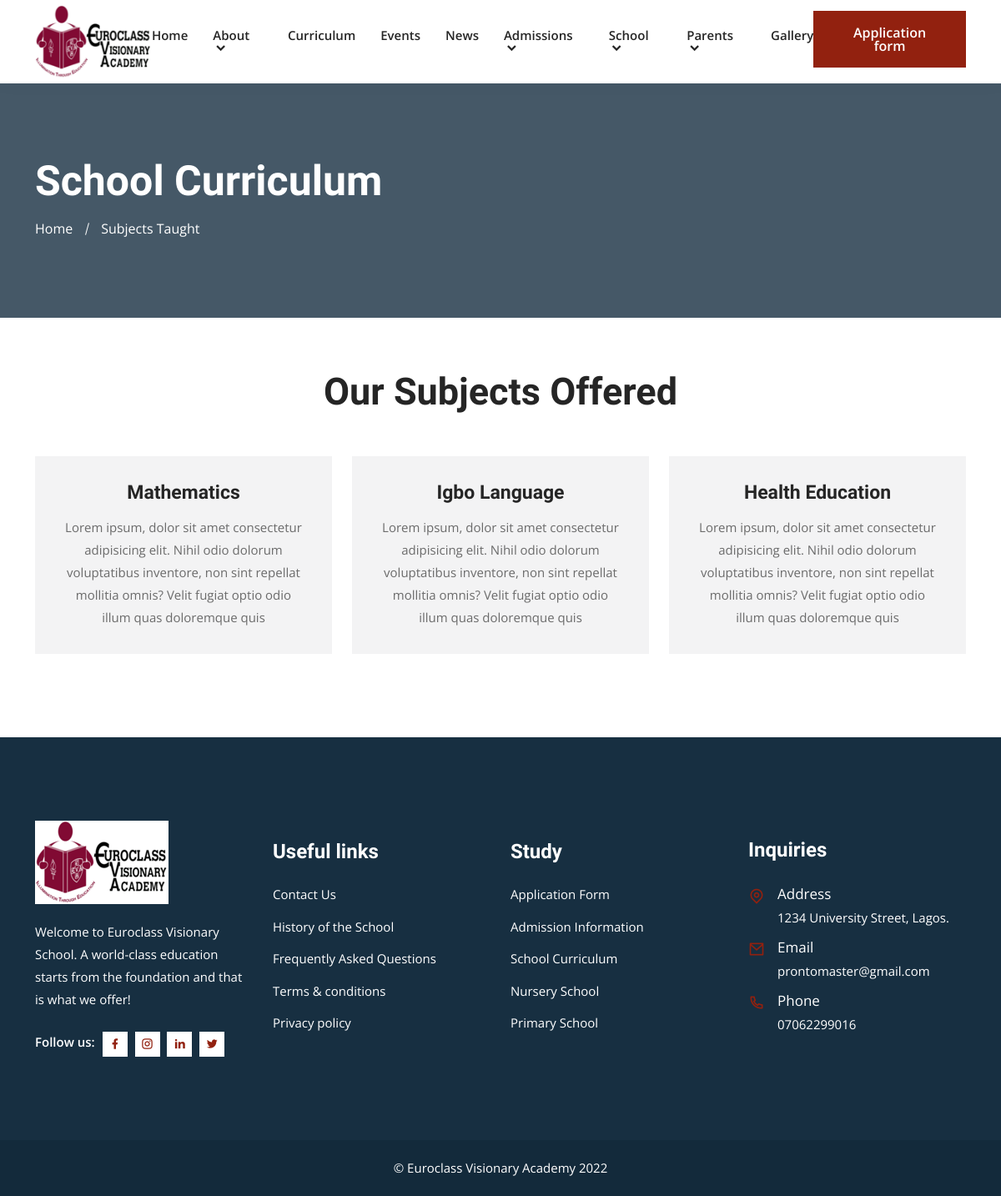
The app's page /curriculum/ with its own data.
### core/models.py (models this page shows, shortened)
class SchoolContactInfo(models.Model):
    short_information = models.CharField(max_length=150)
    address = models.CharField(max_length=200)
    email = models.EmailField()
    phone_number = models.CharField(max_length=15)
    logo = models.ImageField(upload_to='logo')
    facebook_url = models.URLField(blank=True)
    instagram_url = models.URLField(blank=True)
    twitter_url = models.URLField(blank=True)
    linkedin_url = models.URLField(blank=True)
    class Meta:
        verbose_name = 'School Contact Information'
        verbose_name_plural = 'School Contact Information'

class Subject(models.Model):
    name = models.CharField(max_length=50)
    description = models.TextField(max_length=1000)
    created = models.DateTimeField(auto_now_add=True)

### core/views.py (the view)
# urls.py: path('curriculum/', views.curriculum, name='curriculum'),
def curriculum(request):
    subjects = Subject.objects.all()
    return render(request, 'curriculum.html', {'subjects': subjects})

### core/context_processors.py (called while the page is built)
def euroclass(request):
    return {
        'about': About.objects.first(),
        'latest_news': News.objects.all()[:3],
        'info': SchoolContactInfo.objects.first(),
    }

### templates/curriculum.html (shortened to what this page needs)
{% extends "base.html" %}
{% block content %}
<div class="page-title-area bg-20">
    <div class="container">
        <div class="page-title-content">
            <h2>School Curriculum</h2>
            <ul>
                <li>
                    <a href="{% url 'home' %}">Home</a>
                </li>
                <li class="active">Subjects Taught</li>
            </ul>
        </div>
    </div>
</div>
<section class="studys-area ptb-70">
    <div class="container">
        <div class="section-title">
            <h2>Our Subjects Offered</h2>
        </div>
        <div class="row justify-content-center">
            {% for subject in subjects %}
            <div class="col-lg-4 col-md-6">
                <div class="single-study study-f3f3f4 text-center">
                    <h3>{{ subject.name }}</h3>
                    <p>{{ subject.description }}</p>
                </div>
            </div>
            {% endfor %}
        </div>
    </div>
</section>
{% endblock %}

### templates/base.html (shortened to what this page needs)
<!doctype html>
<html lang="en">
{% load static %}
<head>
    <link rel="stylesheet" href="{% static 'css/bootstrap.min.css' %}">
    <link rel="stylesheet" href="{% static 'css/owl.theme.default.min.css' %}">
    <link rel="stylesheet" href="{% static 'css/owl.carousel.min.css' %}">
    <link href="https://cdn.jsdelivr.net/npm/remixicon@2.2.0/fonts/remixicon.css" rel="stylesheet">
    <link rel="stylesheet" href="{% static 'css/meanmenu.min.css' %}">
    <link rel="stylesheet" href="{% static 'css/animate.min.css' %}">
    <link rel="stylesheet" href="{% static 'css/odometer.min.css' %}">
    <link rel="stylesheet" href="{% static 'css/magnific-popup.min.css' %}">
    <link rel="stylesheet" href="{% static 'css/date-picker.min.css' %}">
    <link rel="stylesheet" href="{% static 'css/app.css' %}">
    <link rel="stylesheet" href="{% static 'css/style.css' %}">
    <link rel="stylesheet" href="{% static 'css/responsive.css' %}">
</head>
<body>
    {% include '_navbar.html' %}
    {% block content %}{% endblock %}
    <footer class="footer-area black-bg-color">
        <div class="container">
            <div class="row align-items-center justify-content-center">
                <div class="col-lg-3 col-sm-6">
                    <div class="single-footer-widget bg-f9f5f1">
                        <a href="index.html" class="logo">
                                <img src="{% if info.logo %}{{ info.logo.url }}{% else %}https://via.placeholder.com/157x48{% endif %}" alt="Image">
                            </a>
                        <p>{{ info.short_information }}</p>
                        <ul class="social-icon">
                            <li>
                                <span>Follow us:</span>
                            </li>
                            <li>
                                <a href="{{ info.facebook_url }}" target="_blank">
                                        <i class="ri-facebook-fill"></i>
                                    </a>
                            </li>
                            <li>
                                <a href="{{ info.instagram_url }}" target="_blank">
                                        <i class="ri-instagram-line"></i>
                                    </a>
                            </li>
                            <li>
                                <a href="{{ info.linkedin_url }}" target="_blank">
                                        <i class="ri-linkedin-fill"></i>
                                    </a>
                            </li>
                            <li>
                                <a href="{{ info.twitter_url }}" target="_blank">
                                        <i class="ri-twitter-fill"></i>
                                    </a>
                            </li>
                        </ul>
                    </div>
                </div>
                <div class="col-lg-3 col-sm-6">
                    <div class="single-footer-widget">
                        <h3>Useful links</h3>
                        <ul class="import-link">
                            <li>
                                <a href="{% url 'contact' %}">Contact Us</a>
                            </li>
                            <li>
                                <a href="{% url 'history' %}">History of the School</a>
                            </li>
                            <li>
                                <a href="{% url 'faq' %}">Frequently Asked Questions</a>
                            </li>
                            <li>
                                <a href="/terms/">Terms & conditions</a>
                            </li>
                            <li>
                                <a href="/privacy/">Privacy policy</a>
                            </li>
                        </ul>
                    </div>
                </div>
                <div class="col-lg-3 col-sm-6">
                    <div class="single-footer-widget">
                        <h3>Study</h3>
                        <ul class="import-link">
                            <li>
                                <a href="application.html">Application Form</a>
                            </li>
                            <li>
                                <a href="{% url 'admission' %}">Admission Information</a>
                            </li>
                            <li>
                                <a href="{% url 'curriculum' %}">School Curriculum</a>
                            </li>
                            <li>
                                <a href="/nursery/">Nursery School</a>
                            </li>
                            <li>
                                <a href="/primary/">Primary School</a>
                            </li>
                        </ul>
                    </div>
                </div>
                <div class="col-lg-3 col-sm-6">
                    <div class="single-footer-widget">
                        <h3>Inquiries</h3>
                        <ul class="address">
                            <li class="location">
                                <i class="ri-map-pin-line"></i>
                                <span>Address</span> {{ info.address }}
                            </li>
                            <li>
                                <i class="ri-mail-line"></i>
                                <span>Email</span>
                                <a href="mailto:{{ info.email }}">{{ info.email }}</a>
                            </li>
                            <li>
                                <i class="ri-phone-line"></i>
                                <span>Phone</span>
                                <a href="tel:{{ info.phone_number }}">{{ info.phone_number }}</a>
                            </li>
                        </ul>
                    </div>
                </div>
            </div>
        </div>
    </footer>
    <div class="copy-right-area">
        <div class="container">
            <p>
                &copy; Euroclass Visionary Academy {% now "Y" %}
            </p>
        </div>
    </div>
</body>
</html>

### templates/_navbar.html (shortened to what this page needs)
<header class="header-area">
    <div class="navbar-area">
        <div class="desktop-nav">
            <div class="container">
                <nav class="navbar navbar-expand-md navbar-light">
                    <a class="navbar-brand" href="{% url 'home' %}">
                            <img src="{% if info.logo %}{{ info.logo.url }}{% else %}https://via.placeholder.com/157x48{% endif %}" alt="logo">
                        </a>
                    <div class="collapse navbar-collapse mean-menu" id="navbarSupportedContent">
                        <ul class="navbar-nav m-auto">
                            <li class="nav-item">
                                <a href="{% url 'home' %}" class="nav-link">Home</a>
                            </li>
                            <li class="nav-item">
                                <a href="#" class="nav-link">
                                    About <i class="ri-arrow-down-s-line"></i>
                                </a>
                            </li>
                            <li class="nav-item">
                                <a href="{% url 'curriculum' %}" class="nav-link">Curriculum</a>
                            </li>
                            <li class="nav-item">
                                <a href="{% url 'events' %}" class="nav-link">Events</a>
                            </li>
                            <li class="nav-item">
                                <a href="{% url 'news' %}" class="nav-link">News</a>
                            </li>
                            <li class="nav-item">
                                <a href="#" class="nav-link">
                                    Admissions <i class="ri-arrow-down-s-line"></i>
                                </a>
                            </li>
                            <li class="nav-item">
                                <a href="#" class="nav-link">
                                    School <i class="ri-arrow-down-s-line"></i>
                                </a>
                            </li>
                            <li class="nav-item">
                                <a href="#" class="nav-link">
                                    Parents <i class="ri-arrow-down-s-line"></i>
                                </a>
                            </li>
                            <li class="nav-item">
                                <a href="{% url 'gallery' %}" class="nav-link">Gallery</a>
                            </li>
                        </ul>
                        <div class="others-options">
                            <ul>
                                <li>
                                    <a href="{% url 'application' %}" class="default-btn">Application form</a>
                                </li>
                            </ul>
                        </div>
                    </div>
                </nav>
            </div>
        </div>
    </div>
</header>

### static/css/style.css (style rules this page uses)
.single-study { background-color: var(--white-color); border: 1px solid #e8e8e8; -webkit-transition: var(--transition); transition: var(--transition); padding: 20px; margin-bottom: 30px; }
.single-study.study-f3f3f4 { background-color: #f3f3f4; border: none; padding: 30px; }
.single-study h3 { font-size: 23px; margin-bottom: 14px; }
.single-study p { -webkit-transition: var(--transition); transition: var(--transition); }

### records on screen
SchoolContactInfo: logo (picture), short_information "Welcome to Euroclass Visionary School. A world-class education starts from the foundation and that is what we offer!", address "1234 University Street, Lagos.", email "prontomaster@gmail.com", phone_number "07062299016"
Subject: name "Mathematics", description "Lorem ipsum, dolor sit amet consectetur adipisicing elit. Nihil odio dolorum voluptatibus inventore, non sint repellat mollitia omnis? Velit fugiat optio odio illum quas doloremque quis"
Subject: name "Igbo Language", description "Lorem ipsum, dolor sit amet consectetur adipisicing elit. Nihil odio dolorum voluptatibus inventore, non sint repellat mollitia omnis? Velit fugiat optio odio illum quas doloremque quis"
Subject: name "Health Education", description "Lorem ipsum, dolor sit amet consectetur adipisicing elit. Nihil odio dolorum voluptatibus inventore, non sint repellat mollitia omnis? Velit fugiat optio odio illum quas doloremque quis"
